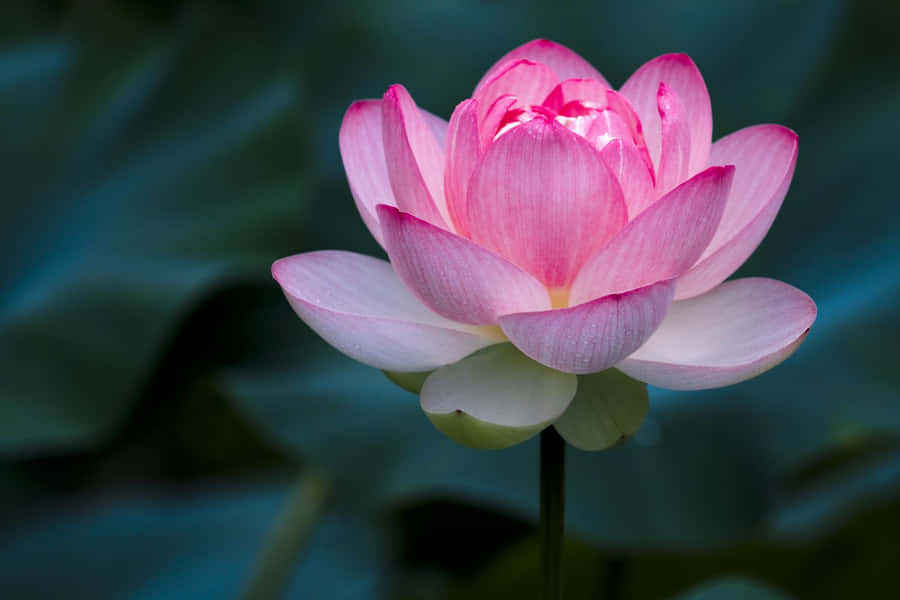
#> input picture image1.jpg, 900 x 600 px
$ python h23.py
#> lines starting #> are read from the running program, lines starting #| are printed output that depends on the picture
import cv2
import numpy as np
import matplotlib.pyplot as plt

img = cv2.imread('image1.jpg', 0)
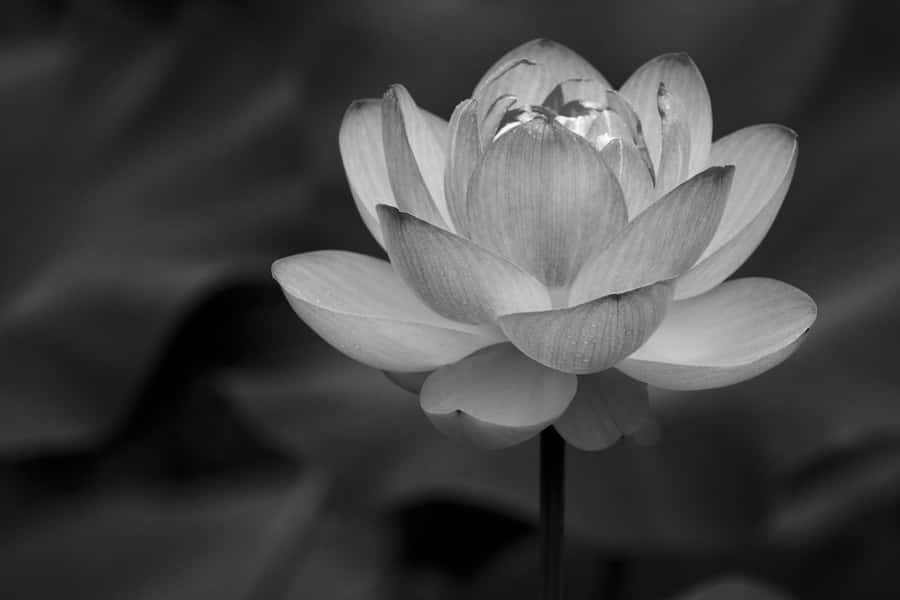
#> img: shape (600, 900); min 0, max 255, mean 67

if img is None:
    print("Image not found. Check the file name.")
    exit()

kernel = np.ones((5, 5), np.uint8)

dilated = cv2.dilate(img, kernel, iterations=1)
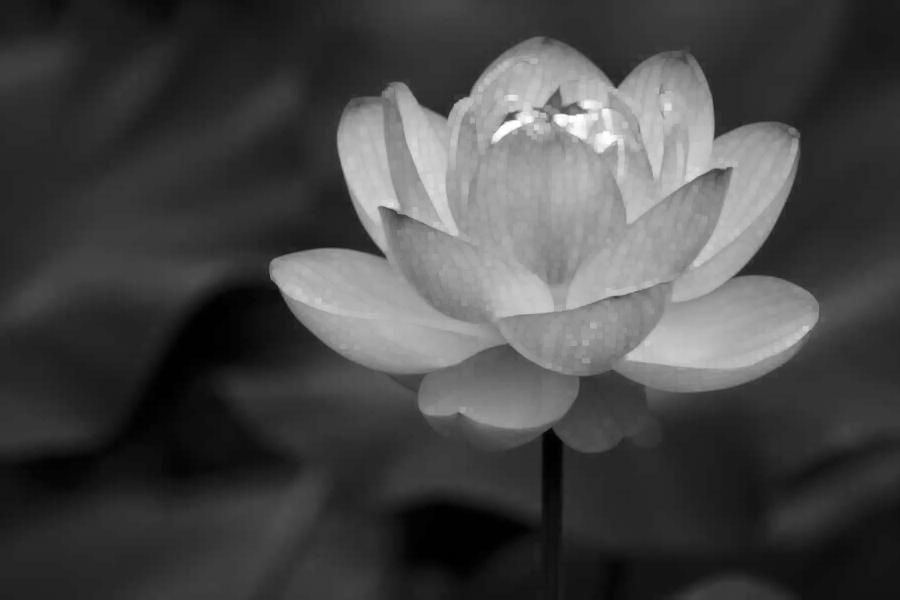
#> dilated: shape (600, 900); min 0, max 255, mean 71.3

plt.figure(figsize=(10, 5))

plt.subplot(1, 2, 1)
plt.imshow(img, cmap='gray')
plt.title('Original Image')
plt.axis('off')

plt.subplot(1, 2, 2)
plt.imshow(dilated, cmap='gray')
plt.title('Dilation')
plt.axis('off')

plt.show()
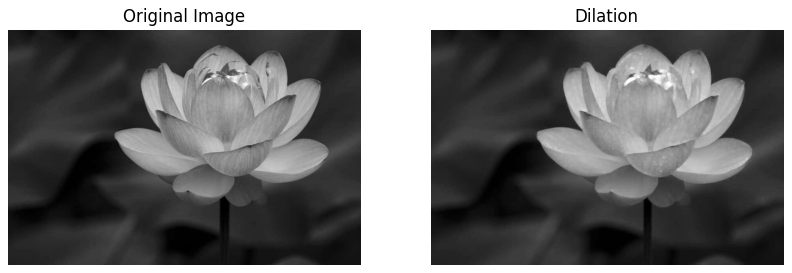
#> figure drawn by matplotlib, 2 panels

cv2.imwrite('dilation_result.jpg', dilated)
print("Output saved successfully!")

$ run again, with image2.jpg copied over image1.jpg
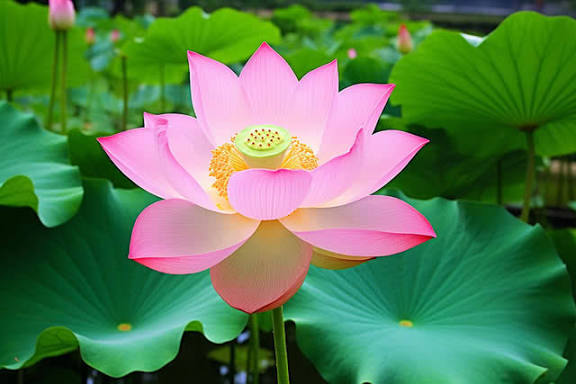
#> input picture image2.jpg, 576 x 384 px
#> `dilated = cv2.dilate(img, kernel, iterations=1)`:
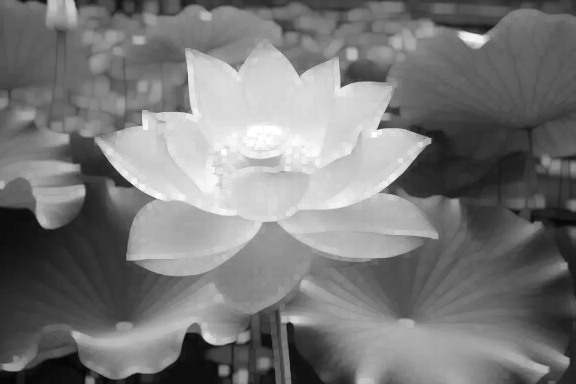
#> dilated: shape (384, 576); min 4, max 255, mean 120.7
#> `plt.show()`:
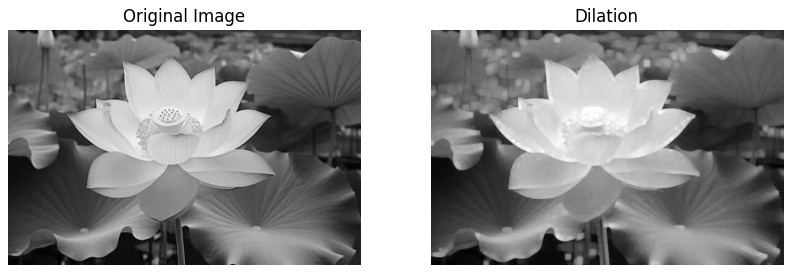
#> figure drawn by matplotlib, 2 panels
